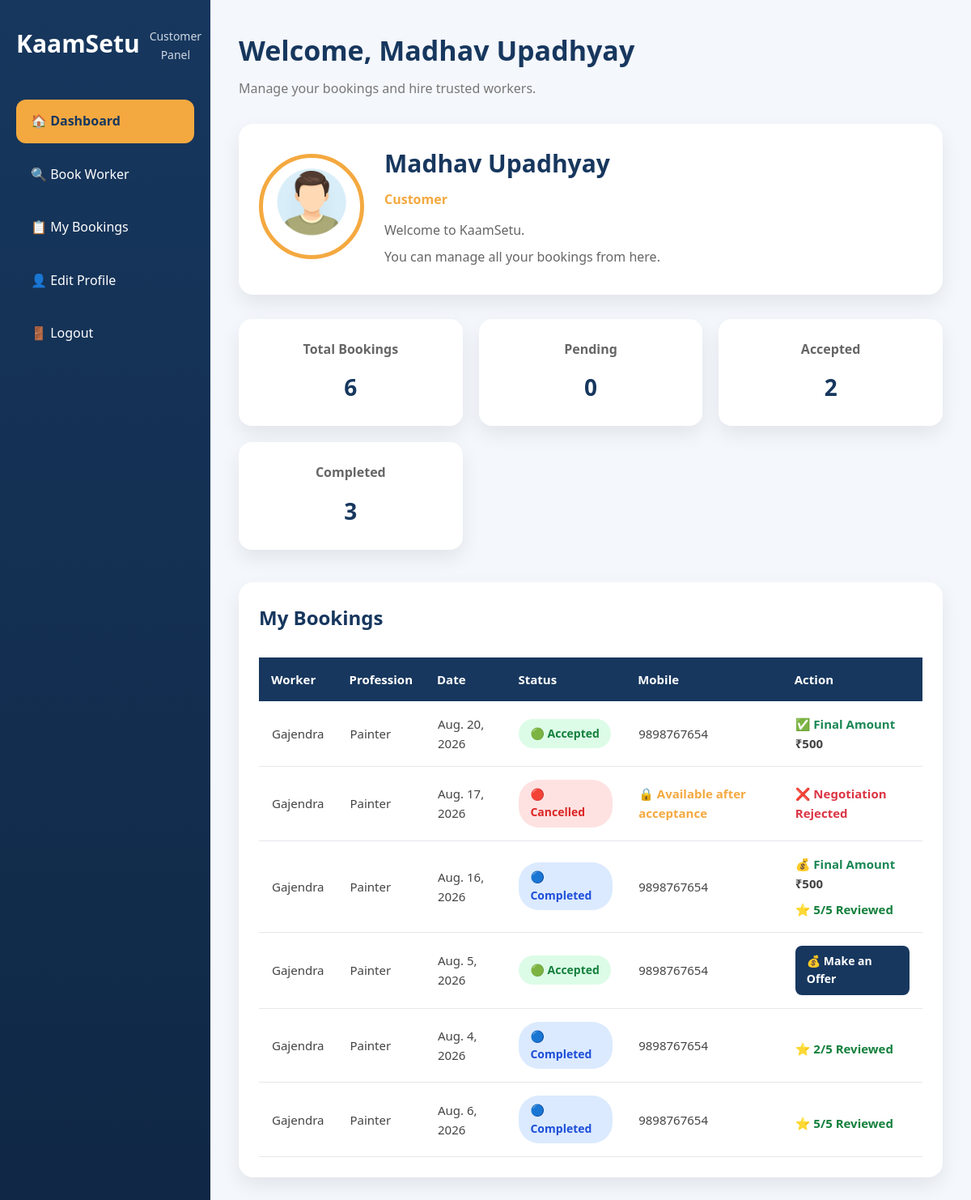
/dashboard/ (signed in), run on an earlier commit of the app's database.
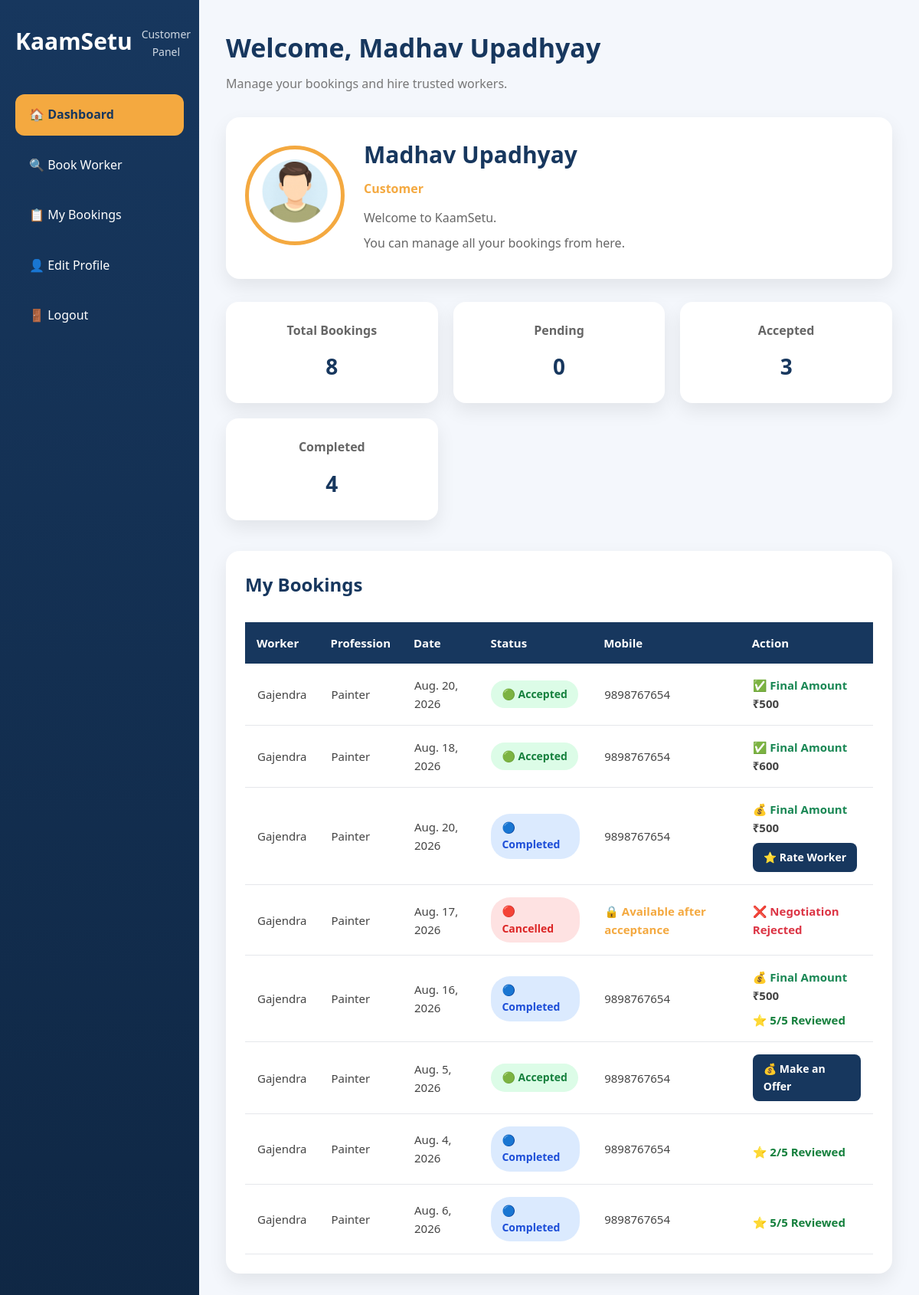
And on a later commit of the database.
### bookings/models.py (models this page shows, shortened)
class Booking(models.Model):
    STATUS_CHOICES = [
        ("Pending", "Pending"),
        ("Accepted", "Accepted"),
        ("Completed", "Completed"),
        ("Cancelled", "Cancelled"),
    ]
    NEGOTIATION_STATUS_CHOICES = [
        ("Not Started", "Not Started"),
        ("Customer Offered", "Customer Offered"),
        ("Worker Countered", "Worker Countered"),
        ("Accepted", "Accepted"),
        ("Rejected", "Rejected"),
    ]
    worker = models.ForeignKey(
        Worker,
        on_delete=models.CASCADE,
        related_name="bookings"
    )
    customer = models.ForeignKey(
        User,
        on_delete=models.CASCADE,
        related_name="customer_bookings",
        null=True,
        blank=True
    )
    customer_name = models.CharField(
        max_length=100
    )
    customer_mobile = models.CharField(
        max_length=15,
        blank=True
    )
    customer_address = models.TextField()
    work_date = models.DateField()
    work_description = models.TextField()
    status = models.CharField(
        max_length=20,
        choices=STATUS_CHOICES,
        default="Pending"
    )
    original_amount = models.PositiveIntegerField(
        validators=[
            MinValueValidator(1),
            MaxValueValidator(9999)
        ],
        null=True,
        blank=True
    )
    customer_offer = models.PositiveIntegerField(
        validators=[
            MinValueValidator(1),
            MaxValueValidator(9999)
        ],
        null=True,
        blank=True
    )
    worker_counter_offer = models.PositiveIntegerField(
        validators=[
            MinValueValidator(1),
            MaxValueValidator(9999)
        ],
        null=True,
        blank=True
    )
    final_amount = models.PositiveIntegerField(
        validators=[
            MinValueValidator(1),
            MaxValueValidator(9999)
        ],
        null=True,
        blank=True
    )
    negotiation_status = models.CharField(
        max_length=20,
        choices=NEGOTIATION_STATUS_CHOICES,
        default="Not Started"
    )
    created_at = models.DateTimeField(
        auto_now_add=True
    )

### workers/models.py (models this page shows, shortened)
class Worker(models.Model):
    user = models.OneToOneField(
        User,
        on_delete=models.CASCADE,
        null=True,
        blank=True,
        related_name="worker_profile"
    )
    PROFESSION_CHOICES = [
    ("Rajmistri", "राजमिस्त्री"),
    ("Plumber", "प्लम्बर"),
    ("Electrician", "इलेक्ट्रिशियन"),
    ("Painter", "पेंटर"),
    ("Carpenter", "कारपेंटर"),
    ("Welder", "वेल्डर"),
    ("Helper", "हेल्पर"),
    ("AC Repair", "AC रिपेयर"),
]
    name = models.CharField(max_length=100)
    mobile = models.CharField(max_length=15)
    profession = models.CharField(max_length=30, choices=PROFESSION_CHOICES)
    experience = models.PositiveIntegerField(help_text="Experience in years")
    city = models.CharField(max_length=100)
    area = models.CharField(max_length=100)
    latitude = models.DecimalField(
        max_digits=9,
        decimal_places=6,
        null=True,
        blank=True
    )
    longitude = models.DecimalField(
        max_digits=9,
        decimal_places=6,
        null=True,
        blank=True
    )
    work_range = models.DecimalField(
        max_digits=5,
        decimal_places=2,
        default=10.00,
        help_text="Maximum distance in KM"
    )
    daily_wage = models.DecimalField(max_digits=8, decimal_places=2)
    about = models.TextField(blank=True)
    available = models.BooleanField(default=True)
    profile_photo = models.ImageField(upload_to="workers/", blank=True, null=True)
    rating = models.DecimalField(max_digits=2, decimal_places=1, default=5.0)
    reviews = models.PositiveIntegerField(default=0)
    vverified = models.BooleanField(default=False)

### accounts/views.py (the view)
@login_required
def customer_dashboard(request):
    bookings = Booking.objects.select_related(
        "worker"
    ).filter(
        customer=request.user
    ).order_by("-created_at")
    reviewed_booking_ids = set(
        Review.objects.filter(
            customer=request.user
        ).values_list("booking_id", flat=True)
    )
    review_ratings = {
        review.booking_id: review.rating
        for review in Review.objects.filter(customer=request.user)
    }
    for booking in bookings:
        booking.has_review = booking.id in reviewed_booking_ids
        booking.review_rating = review_ratings.get(booking.id)
    total_bookings = bookings.count()
    pending_bookings = bookings.filter(
        status="Pending"
    ).count()
    accepted_bookings = bookings.filter(
        status="Accepted"
    ).count()
    completed_bookings = bookings.filter(
        status="Completed"
    ).count()
    cancelled_bookings = bookings.filter(
        status="Cancelled"
    ).count()
    return render(
        request,
        "customer_dashboard.html",
        {
            "bookings": bookings,
            "total_bookings": total_bookings,
            "pending_bookings": pending_bookings,
            "accepted_bookings": accepted_bookings,
            "completed_bookings": completed_bookings,
            "cancelled_bookings": cancelled_bookings,
        }
    )

### templates/customer_dashboard.html (shortened to what this page needs)
{% extends "base.html" %}
{% load static %}
{% block extra_css %}
<link rel="stylesheet" href="{% static 'css/dashboard.css' %}">
{% endblock %}
{% block content %}
<div class="dashboard">
    <aside class="sidebar">
        <div class="logo">
            <h2>KaamSetu</h2>
            <p>Customer Panel</p>
        </div>
        <ul class="menu">
            <li>
                <a href="{% url 'customer_dashboard' %}" class="active">
                    🏠 Dashboard
                </a>
            </li>
            <li>
                <a href="{% url 'home' %}">
                    🔍 Book Worker
                </a>
            </li>
            <li>
                <a href="#my-bookings">
                    📋 My Bookings
                </a>
            </li>
            <li>
                <a href="#">
                    👤 Edit Profile
                </a>
            </li>
            <li>
                <a href="{% url 'logout' %}">
                    🚪 Logout
                </a>
            </li>
        </ul>
    </aside>
    <main class="main-content">
        <div class="top-bar">
            <h1>
                Welcome,
                {{ request.user.first_name|default:request.user.username }}
            </h1>
            <p>
                Manage your bookings and hire trusted workers.
            </p>
        </div>
        <div class="profile-card">
            <div class="profile-image">
                <img
                    src="{% static 'images/customer.png' %}"
                    alt="Customer"
                >
            </div>
            <div class="profile-info">
                <h2>
                    {{ request.user.first_name|default:request.user.username }}
                </h2>
                <h4>Customer</h4>
                <p>
                    Welcome to KaamSetu.
                </p>
                <p>
                    You can manage all your bookings from here.
                </p>
            </div>
        </div>
        <div class="stats">
            <div class="stat-card">
                <h4>Total Bookings</h4>
                <h2>{{ total_bookings }}</h2>
            </div>
            <div class="stat-card">
                <h4>Pending</h4>
                <h2>{{ pending_bookings }}</h2>
            </div>
            <div class="stat-card">
                <h4>Accepted</h4>
                <h2>{{ accepted_bookings }}</h2>
            </div>
            <div class="stat-card">
                <h4>Completed</h4>
                <h2>{{ completed_bookings }}</h2>
            </div>
        </div>
        <div id="my-bookings" style="margin-top:40px;">
            <div class="profile-card">
                <div style="width:100%;">
                    <h2 style="color:#17375E;margin-bottom:20px;">
                        My Bookings
                    </h2>
                    <div style="overflow-x:auto;">
                        <table class="booking-table">
                            <thead>
                                <tr>
                                    <th>Worker</th>
                                    <th>Profession</th>
                                    <th>Date</th>
                                    <th>Status</th>
                                    <th>Mobile</th>
                                    <th>Action</th>
                                </tr>
                            </thead>
                            <tbody>
                                {% for booking in bookings %}
                                <tr>
                                    <td>
                                        {{ booking.worker.name }}
                                    </td>
                                    <td>
                                        {{ booking.worker.profession }}
                                    </td>
                                    <td>
                                        {{ booking.work_date }}
                                    </td>
                                    <td>
                                        {% if booking.status == "Pending" %}
                                        <span class="status pending">
                                            🟡 Pending
                                        </span>
                                        {% elif booking.status == "Accepted" %}
                                        <span class="status accepted">
                                            🟢 Accepted
                                        </span>
                                        {% elif booking.status == "Completed" %}
                                        <span class="status completed">
                                            🔵 Completed
                                        </span>
                                        {% else %}
                                        <span class="status cancelled">
                                            🔴 Cancelled
                                        </span>
                                        {% endif %}
                                    </td>
                                    <td>
                                        {% if booking.status == "Accepted" or booking.status == "Completed" %}
                                        {{ booking.worker.mobile }}
                                        {% else %}
                                        <span
                                            style="
                                                color:#f4a940;
                                                font-weight:600;
                                            "
                                        >
                                            🔒 Available after acceptance
                                        </span>
                                        {% endif %}
                                    </td>
                                    <td>
                                        {% if booking.status == "Pending" %}
                                            <span style="color:#888;">
                                                Waiting for worker
                                            </span>
                                        {% elif booking.status == "Accepted" %}
                                            {% if booking.negotiation_status == "Not Started" %}
                                                <a
                                                    href="{% url 'customer_make_offer' booking.id %}"
                                                    class="review-btn"
                                                >
                                                    💰 Make an Offer
                                                </a>
                                            {% elif booking.negotiation_status == "Accepted" %}
                                                <span
                                                    style="
                                                        color:#198754;
                                                        font-weight:700;
                                                    "
                                                >
                                                    ✅ Final Amount
                                                </span>
                                                <br>
                                                <strong>
                                                    ₹{{ booking.final_amount }}
                                                </strong>
                                            {% endif %}
                                        {% elif booking.status == "Completed" %}
                                            {% if booking.negotiation_status == "Accepted" %}
                                                <div>
                                                    <span
                                                        style="
                                                            color:#198754;
                                                            font-weight:700;
                                                        "
                                                    >
                                                        💰 Final Amount
                                                    </span>
                                                    <br>
                                                    <strong>
                                                        ₹{{ booking.final_amount }}
                                                    </strong>
                                                </div>
                                            {% endif %}
                                            <div style="margin-top:8px;">
                                                {% if booking.has_review %}
                                                    <span class="reviewed">
                                                        ⭐
                                                        {{ booking.review_rating }}/5
                                                        Reviewed
                                                    </span>
                                                {% else %}
                                                    <a
                                                        href="{% url 'add_review' booking.id %}"
                                                        class="review-btn"
                                                    >
                                                        ⭐ Rate Worker
                                                    </a>
                                                {% endif %}
                                            </div>
                                        {% else %}
                                            {% if booking.negotiation_status == "Rejected" %}
                                                <span
                                                    style="
                                                        color:#dc3545;
                                                        font-weight:600;
                                                    "
                                                >
                                                    ❌ Negotiation Rejected
                                                </span>
                                            {% else %}
                                                <span
                                                    style="color:#888;"
                                                >
                                                    -
                                                </span>
                                            {% endif %}
                                        {% endif %}
                                    </td>
                                </tr>
                                {% endfor %}
                            </tbody>
                        </table>
                    </div>
                </div>
            </div>
        </div>
    </main>
</div>
{% endblock %}

What changed in the data, as far as the page shows it:
added Booking: worker.name "Gajendra", worker.profession "Painter", work_date "Aug. 20, 2026", status "🟢 Accepted", worker.mobile "9898767654", final_amount "500"
added Booking: worker.name "Gajendra", worker.profession "Painter", work_date "Aug. 18, 2026", status "🟢 Accepted", worker.mobile "9898767654", final_amount "600"
changed Booking (number 3 of 8 on the later page): status "🟢 Accepted ✅ Final Amount" → "🔵 Completed 💰 Final Amount ⭐ Rate Worker"
Also different on the page:
{{ total_bookings }}: "6" → "8"
{{ accepted_bookings }}: "2" → "3"
{{ completed_bookings }}: "3" → "4"
